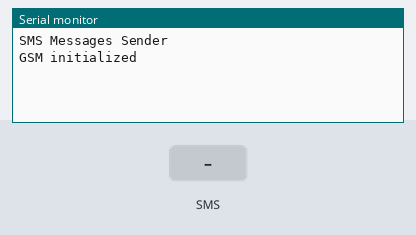
Recording of a sketch running on a simulated Arduino Leonardo, built with avr-gcc and run on an emulated ATmega32U4. Parts: the last lines printed to the serial monitor. The inputs (shaded band) are chosen by the test bench.

Above: at 3.2 s.
3.3 s: text message "1" received
At 4.8 s:
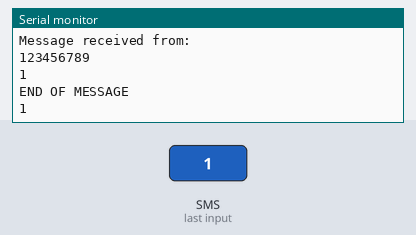
5.5 s: text message "0" received
At 6.8 s:
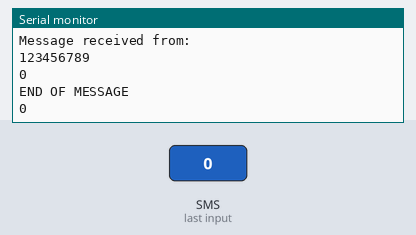
7.0 s: text message "2" received
At 8.6 s:
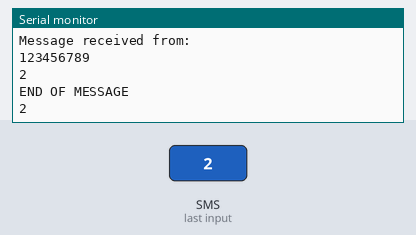
Timing chart, 0 to 10.1 s (numbered marks = the images above; inputs shaded):
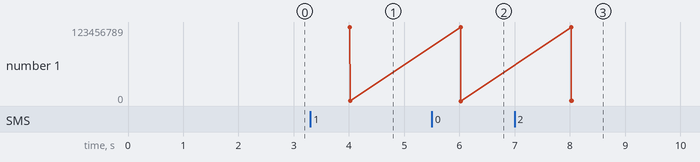

Measured:
- after the input at 3.3 s, the serial monitor: prints a new line after 0.72 s (image 1)
- after the input at 5.5 s, the serial monitor: prints a new line after 0.52 s (image 2)
- after the input at 7.0 s, the serial monitor: prints a new line after 1.0 s (image 3)
- plotted number 1: 1 → 0 after the input at 5.5 s, 0 → 2 after the input at 7.0 s

The sketch:

sketch.ino
```cpp
/*
  SMS Responder
*/

// Include the GSM library
#include <GSM.h>

#define PINNUMBER "4221"

// initialize the library instance
GSM gsmAccess;
GSM_SMS sms;

// Array to hold the number a SMS is retreived from
char senderNumber[20];

void setup()
{
  // initialize serial communications and wait for port to open:
  Serial.begin(9600);
  while (!Serial) {
    ; // wait for serial port to connect. Needed for Leonardo only
  }

  Serial.println("SMS Messages Sender");

  // connection state
  boolean notConnected = true;

  // Start GSM shield
  // If your SIM has PIN, pass it as a parameter of begin() in quotes
  while(notConnected)
  {
    if(gsmAccess.begin(PINNUMBER)==GSM_READY)
      notConnected = false;
    else
    {
      Serial.println("Not connected");
      delay(1000);
    }
  }

  Serial.println("GSM initialized");
}

void loop()
{

  char c;
  char txtMsg[200];
  int count = 0;

  // If there are any SMSs available()
  if (sms.available())
  {
    Serial.println("Message received from:");

    // Get remote number
    sms.remoteNumber(senderNumber, 20);
    Serial.println(senderNumber);

    // An example of message disposal
    // Any messages starting with # should be discarded
    // if(sms.peek()=='#')
    // {
    //   Serial.println("Discarded SMS");
    //   sms.flush();
    // }

    // Clear Message
    memset(&txtMsg[0], 0, sizeof(txtMsg));
    // Read Message
    while(c=sms.read()) {
      Serial.print(c);
      txtMsg[count++]  = c;
    }

    Serial.println("\nEND OF MESSAGE");

    // send the message
    sms.beginSMS(senderNumber);
    Serial.println(txtMsg);
    sms.print(txtMsg);
    sms.endSMS();
    Serial.println("\nCOMPLETE!\n");

    // Delete message from modem memory
    sms.flush();
    Serial.println("MESSAGE DELETED");
  }
 delay(1000);

}

/*
  Read input serial
 */
int readSerial(char result[])
{
  int i = 0;
  while(1)
  {
    while (Serial.available() > 0)
    {
      char inChar = Serial.read();
      if (inChar == '\n')
      {
        result[i] = '\0';
        Serial.flush();
        return 0;
      }
      if(inChar!='\r')
      {
        result[i] = inChar;
        i++;
      }
    }
  }
}
```
